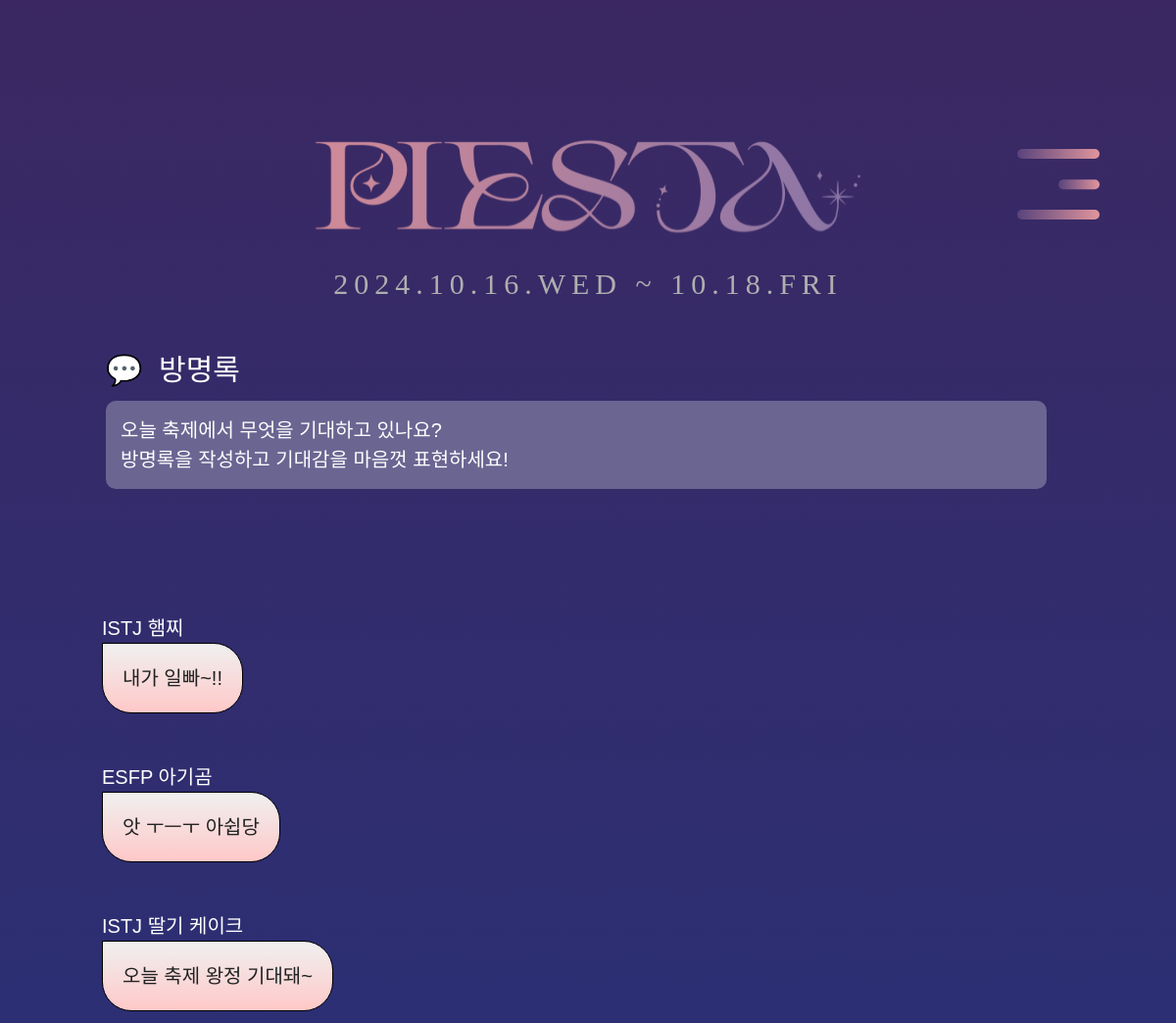
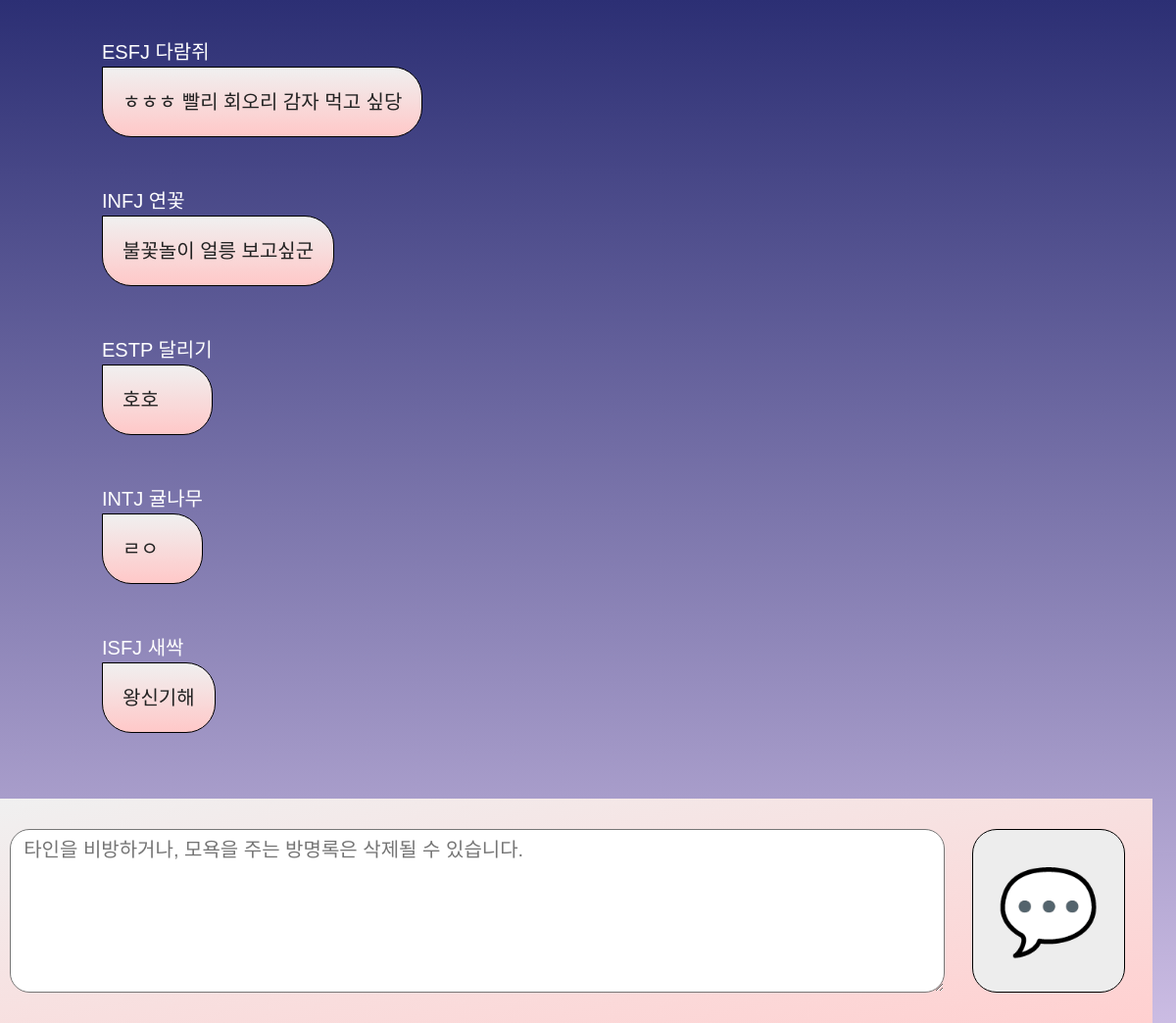
The page /comment on the database its author committed (2 pictures, top to bottom).
### models/models.py (models this page shows)
class Comment(Base):
    __tablename__ = "comment"
    id = Column(Integer, primary_key=True, autoincrement=True)
    name = Column(String, nullable=False)
    text = Column(String, nullable=False)

### api/comment/comment_router.py (the view)
@router.get("/comment", response_class=HTMLResponse)
async def get_comment_page(request: Request, db: Session = Depends(get_db)):
    comments = db.query(CommentModel).all()
    return templates.TemplateResponse(
        "comment/comment.html", {"request": request, "comments": comments}
    )

### templates/comment/comment.html (shortened to what this page needs)
<!DOCTYPE html>
<html lang="en">
  <head>
    <link rel="stylesheet" href="{{ url_for('static', path='css/init.css') }}">
    <link
      rel="stylesheet"
      href="{{ url_for('static', path='css/comment/comment.css') }}"
    />
    <link
      rel="stylesheet"
      href="{{ url_for('static', path='css/main/logo.css') }}"
    />
    <link
      rel="stylesheet"
      href="{{ url_for('static', path='css/main/hamberger.css') }}"
    />
  </head>
  <body>
    <div class="content">
      <div>
        <div id="logoImg">
          <img
            src="{{ url_for('static', path='images/GNU_PIESTA_logo.svg')}}"
            alt="logo"
          />
          <p class="logoDate">2024.10.16.WED ~ 10.18.FRI</p>
        </div>
      </div>
      <a class="menu-trigger" href="#">
        <span class="hambergerBread"></span>
        <span class="hambergerCenter"></span>
        <span class="hambergerBread"></span>
      </a>
      <div class="notice">
        <div class="noticetitle">💬 &nbsp;방명록</div>
        <div class="noticec">
          오늘 축제에서 무엇을 기대하고 있나요?
          <br/>
          방명록을 작성하고 기대감을 마음껏 표현하세요!
        </div>
      </div>
      <div id="comments-container">
        {% for comment in comments %}
        <div class="comment">
          <div class="name">{{ comment.name }}</div>
          <div class="text">{{ comment.text }}</div>
        </div>
        {% endfor %}
      </div>
    </div>
    <div class="comment-section">
      <form id="comment-form">
        <textarea
          id="comment-input"
          placeholder="  타인을 비방하거나, 모욕을 주는 방명록은 삭제될 수 있습니다."
          required=""
        ></textarea>
        <div class="go">
          <button type="submit">💬</button>
        </div>
      </form>
    </div>
  </body>
</html>

### static/css/init.css (style rules this page uses)
body, div, ul, li, dl, dd, dt, ol, h1, h2, h3, h4, h5, h6, input, fieldset, legend, p, select, table, th, td, tr, textarea, button, form, figure, figcaption { margin:0; padding:0; }
a { color: inherit; text-decoration: inherit; }
body, input, textarea, select, button, table { font-family: 'Nanum Gothic', AppleSDGothicNeo-Regular,'Malgun Gothic','맑은 고딕',dotum,'돋움',sans-serif; color: #222; font-size: 13px; line-height: 1.5; }
button { border: none; }
* { box-sizing: border-box; }
video,img { width: 100%; }

### static/css/comment/comment.css (style rules this page uses)
body { margin: 0; padding: 0; height: 100vh; display: flex; flex-direction: column; background: linear-gradient(to bottom, #3b2862, #2c2f74, #cbbce3); }
.comment-section { position: fixed; bottom: 0; left: 0; right: 0; background: linear-gradient(to right bottom, #f0f0f0, #ffd0d0); padding: 10px; z-index: 990; width: 98vw; display: flex; align-items: center; }
#comment-form { display: flex; width: 100%; align-items: center; }
#comment-input { flex: 1; margin-right: 10px; border-radius: 15px; padding-top: 5px; padding-left: 2px; }
@media (min-width: 768px) { #logoImg { width: 50%; } }
@media (min-width: 768px) { #logoImg img { width: 100%; height: auto; margin-top: 15px; } }
@media (min-width: 768px) { #comment-form { width: 100%; height: 10vh; } }
@media (min-width: 768px) { .text { padding: 15px; border: 1px solid black; border-radius: 0px 30px 30px 30px; margin-bottom: 10px; background: linear-gradient(to bottom, #f0f0f0, #ffc8c8); } }
@media (min-width: 768px) { .name { color: white; } }
@media (min-width: 768px) { #comment-input { width: 82%; height: 8vh; border-radius: 20px; font-size: 20px; overflow: hidden; } }
@media (min-width: 768px) { button { background-color: #ededed; color: white; border: solid black 1px; border-radius: 25px; cursor: pointer; margin-left: 1.5vw; margin-right: 1.5vw; width: 13vw; height: 8vh; padding: 10px; font-size: 7vw; text-align: center; } }
@media (min-width: 768px) { .noticec { border: none; border-radius: 10px; padding: 15px; width: 80vw; background-color: #6b6592; color: white; font-size: 20px; font-weight: 100; } }
@media (min-width: 768px) { .notice { left: 9%; position: fixed; width: 72vw; top: 17vh; z-index: 3; } }
@media (min-width: 768px) { .noticetitle { color: white; font-weight: 200; font-size: 30px; margin-bottom: 1%; } }
@media (min-width: 768px) { .comment { display: block; width: fit-content; max-width: 70vw; position: relative; word-wrap: break-word; padding: 20px; font-size: 20px; } }
@media (min-width: 768px) { #comments-container { width: 90%; height: 57vh; bottom: 14vh; left: 7%; position: fixed; overflow-y: scroll; -ms-overflow-style: none; z-index: 1; } }
@media (min-width: 768px) { .text { padding: 20px; } }

### static/css/main/logo.css (style rules this page uses)
#logoImg { position: fixed; top: 10%; left: 50%; transform: translate(-50%, -50%); z-index: 100; }
.logoDate { text-align: center; font-family: "Pretendard-Regular"; color: #afafaf; font-size: 2.5vw; letter-spacing: 0.5vw; }

### static/css/main/hamberger.css (style rules this page uses)
.menu-trigger { position: fixed; transform: translate(-50%, -50%); top: 9%; left: 90%; width: 7vw; height: 6vw; z-index: 1000; }
.menu-trigger span { position: absolute; left: 0; height: 0.8vw; background: linear-gradient(to left, #E2959C, #58437C); border-radius: 0.8vw; }
.hambergerCenter { width: 50%; }
.hambergerBread { width: 100%; }
.menu-trigger, .menu-trigger span { display: inline-block; transition: all 0.4s; box-sizing: border-box; }
.menu-trigger span:nth-of-type(1) { top: 0; }
.menu-trigger span:nth-of-type(2) { top: 50%; left: 100%; transform: translate(-100%, -50%); }
.menu-trigger span:nth-of-type(3) { bottom: 0; }

### rows shown on the page
Comment: name "ISTJ 햄찌", text "내가 일빠~!!"
Comment: name "ESFP 아기곰", text "앗 ㅜㅡㅜ 아쉽당"
Comment: name "ISTJ 딸기 케이크", text "오늘 축제 왕정 기대돼~"
Comment: name "ESFJ 다람쥐", text "ㅎㅎㅎ 빨리 회오리 감자 먹고 싶당"
Comment: name "INFJ 연꽃", text "불꽃놀이 얼릉 보고싶군"
Comment: name "ESTP 달리기", text "호호"
Comment: name "INTJ 귤나무", text "ㄹㅇ"
Comment: name "ISFJ 새싹", text "왕신기해"
